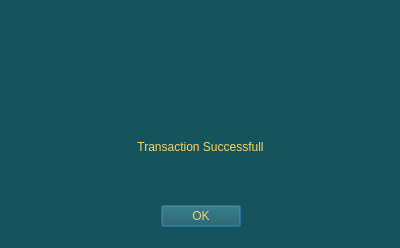
<?xml version="1.0" encoding="UTF-8"?>
<ui version="4.0">
 <class>Dialog</class>
 <widget class="QDialog" name="Dialog">
  <property name="geometry">
   <rect>
    <x>0</x>
    <y>0</y>
    <width>400</width>
    <height>248</height>
   </rect>
  </property>
  <property name="windowTitle">
   <string>Dialog</string>
  </property>
  <property name="styleSheet">
   <string notr="true">background-color: rgb(21, 84, 93);</string>
  </property>
  <widget class="QDialogButtonBox" name="buttonBox">
   <property name="geometry">
    <rect>
     <x>160</x>
     <y>200</y>
     <width>81</width>
     <height>32</height>
    </rect>
   </property>
   <property name="styleSheet">
    <string notr="true">color: rgb(255, 210, 93);
font: 75 14pt &quot;Goudy Old Style&quot;;</string>
   </property>
   <property name="orientation">
    <enum>Qt::Horizontal</enum>
   </property>
   <property name="standardButtons">
    <set>QDialogButtonBox::Ok</set>
   </property>
  </widget>
  <widget class="QLabel" name="message_lbl">
   <property name="geometry">
    <rect>
     <x>0</x>
     <y>140</y>
     <width>401</width>
     <height>41</height>
    </rect>
   </property>
   <property name="styleSheet">
    <string notr="true">color: rgb(255, 210, 93);
font: 75 18pt &quot;Goudy Old Style&quot;;</string>
   </property>
   <property name="text">
    <string>Transaction Successfull</string>
   </property>
   <property name="alignment">
    <set>Qt::AlignHCenter|Qt::AlignTop</set>
   </property>
  </widget>
  <widget class="QLabel" name="label_2">
   <property name="geometry">
    <rect>
     <x>140</x>
     <y>10</y>
     <width>121</width>
     <height>111</height>
    </rect>
   </property>
   <property name="styleSheet">
    <string notr="true">background-image: url(:/newPrefix/assets/logo3_1.png);</string>
   </property>
   <property name="text">
    <string/>
   </property>
   <property name="pixmap">
    <pixmap resource="../resources/logo_rcs.qrc">:/newPrefix/assets/logo3_1.png</pixmap>
   </property>
   <property name="scaledContents">
    <bool>true</bool>
   </property>
  </widget>
 </widget>
 <resources>
  <include location="../resources/logo_rcs.qrc"/>
 </resources>
 <connections>
  <connection>
   <sender>buttonBox</sender>
   <signal>accepted()</signal>
   <receiver>Dialog</receiver>
   <slot>accept()</slot>
   <hints>
    <hint type="sourcelabel">
     <x>248</x>
     <y>254</y>
    </hint>
    <hint type="destinationlabel">
     <x>157</x>
     <y>274</y>
    </hint>
   </hints>
  </connection>
  <connection>
   <sender>buttonBox</sender>
   <signal>rejected()</signal>
   <receiver>Dialog</receiver>
   <slot>reject()</slot>
   <hints>
    <hint type="sourcelabel">
     <x>316</x>
     <y>260</y>
    </hint>
    <hint type="destinationlabel">
     <x>286</x>
     <y>274</y>
    </hint>
   </hints>
  </connection>
 </connections>
</ui>
